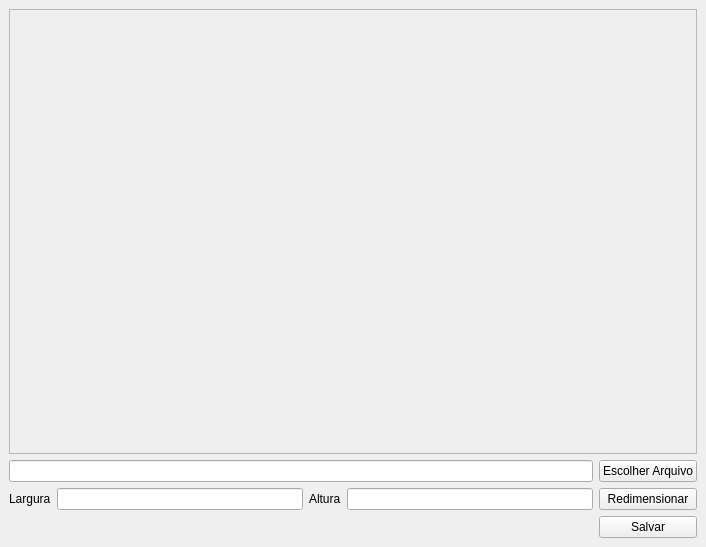
<?xml version="1.0" encoding="UTF-8"?>
<ui version="4.0">
 <class>mainWindow</class>
 <widget class="QMainWindow" name="mainWindow">
  <property name="geometry">
   <rect>
    <x>0</x>
    <y>0</y>
    <width>706</width>
    <height>547</height>
   </rect>
  </property>
  <property name="windowTitle">
   <string>Redimensionar Imagem</string>
  </property>
  <widget class="QWidget" name="centralwidget">
   <layout class="QGridLayout" name="gridLayout">
    <item row="4" column="1">
     <widget class="QLineEdit" name="inputLargura"/>
    </item>
    <item row="4" column="3">
     <widget class="QLineEdit" name="inputAltura"/>
    </item>
    <item row="4" column="0">
     <widget class="QLabel" name="label">
      <property name="text">
       <string>Largura</string>
      </property>
     </widget>
    </item>
    <item row="4" column="2">
     <widget class="QLabel" name="label_2">
      <property name="text">
       <string>Altura</string>
      </property>
     </widget>
    </item>
    <item row="4" column="4">
     <widget class="QPushButton" name="btnRedimensionar">
      <property name="text">
       <string>Redimensionar</string>
      </property>
     </widget>
    </item>
    <item row="5" column="4">
     <widget class="QPushButton" name="btnSalvar">
      <property name="text">
       <string>Salvar</string>
      </property>
     </widget>
    </item>
    <item row="0" column="0" colspan="5">
     <widget class="QScrollArea" name="scrollArea">
      <property name="widgetResizable">
       <bool>true</bool>
      </property>
      <widget class="QWidget" name="scrollAreaWidgetContents">
       <property name="geometry">
        <rect>
         <x>0</x>
         <y>0</y>
         <width>686</width>
         <height>440</height>
        </rect>
       </property>
       <layout class="QGridLayout" name="gridLayout_2">
        <item row="0" column="0">
         <widget class="QLabel" name="labelImg">
          <property name="text">
           <string/>
          </property>
         </widget>
        </item>
       </layout>
      </widget>
     </widget>
    </item>
    <item row="1" column="4">
     <widget class="QPushButton" name="btnChoiceFile">
      <property name="text">
       <string>Escolher Arquivo</string>
      </property>
     </widget>
    </item>
    <item row="1" column="0" colspan="4">
     <widget class="QLineEdit" name="inputOpenFile"/>
    </item>
   </layout>
  </widget>
 </widget>
 <resources/>
 <connections/>
</ui>
